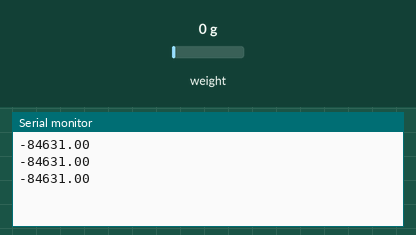
This sketch was run on a simulated Arduino Uno, built with avr-gcc and run on an emulated ATmega328P. Shown: the last lines printed to the serial monitor. The inputs (shaded band) are chosen by the test bench; at power-on: weight on the scale 0 g.

Above: at 1.5 s.
1.6 s: weight on the scale set to 100 g
At 2.4 s:
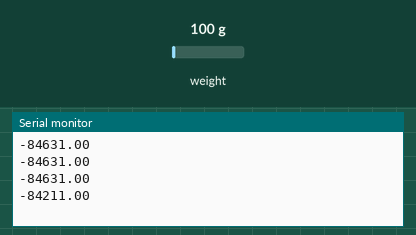
3.1 s: weight on the scale set to 1250 g
At 3.6 s:
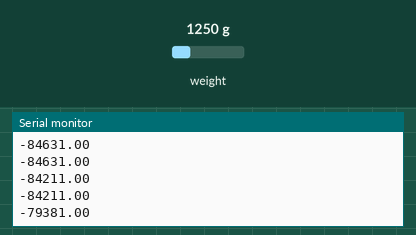
Timing chart, 0 to 6.1 s (numbered marks = the images above; inputs shaded):
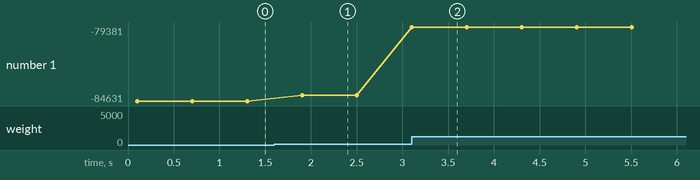

The sketch:

simple_scale.ino
```cpp
#include <Q2HX711.h>

const byte hx711_data_pin = A2;
const byte hx711_clock_pin = A3;

Q2HX711 hx711(hx711_data_pin, hx711_clock_pin);

void setup() {
  Serial.begin(9600);
}

void loop() {
  Serial.println(hx711.read()/100.0-84631);
  delay(500);
  }
```

Measured:
- after the input at 1.6 s, the serial monitor: prints a new line after 0.30 s (image 1)
- after the input at 3.1 s, the serial monitor: prints a new line at once (image 2)
- plotted number 1: -84631 → -84211 after the input at 1.6 s, -84211 → -79381 after the input at 3.1 s
